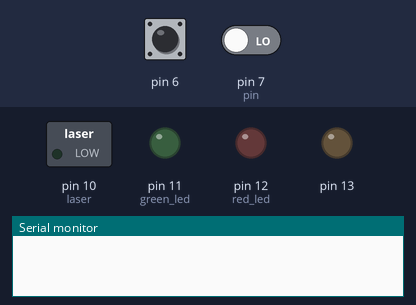
A sketch run on a simulated Arduino Uno, built with avr-gcc and run on an emulated ATmega328P. Shown: switched loads named in the sketch (green lamp = pin HIGH), output pins drawn as LEDs (lit = HIGH), the last lines printed to the serial monitor. The inputs (shaded band) are chosen by the test bench; at power-on: pin 6 HIGH, pin 7 (pin) LOW.

Above: at 0.5 s.
At 4.5 s:
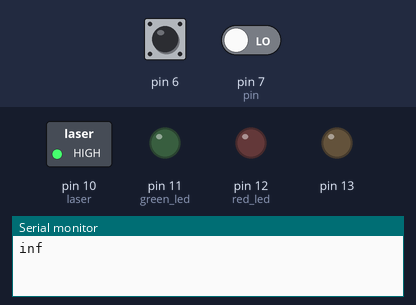
Timing chart, 0 to 6.9 s (numbered marks = the images above):
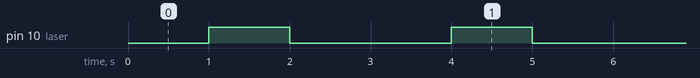

The sketch:

projectile_speed.ino
```cpp
 int pin = 7;
 byte laser = 10;
 byte green_led= 11;
 byte red_led = 12;
 byte sw;
 float sp;
 float duration;

void setup() {
   Serial.begin(9600);
   pinMode(pin, INPUT);
   pinMode(6, INPUT_PULLUP);
   pinMode(laser,OUTPUT);
   pinMode(green_led,OUTPUT);
   pinMode(red_led,OUTPUT);
   pinMode(13,OUTPUT);
}

void loop() {
 digitalWrite(green_led,LOW);
 digitalWrite(red_led,LOW);
 digitalWrite(laser,LOW);
  sw=digitalRead(6);
  /* if(sw==0){
    delay(1000);
    digitalWrite(laser,HIGH);
    delay(100);
    digitalWrite(green_led, HIGH);
    delay(100);
    for(int i=0;i<5;i++){
    duration = pulseIn(pin, HIGH);
    sp= 40000/duration;
    Serial.println(sp);}
    delay(1000);
    digitalWrite(green_led,LOW);
    digitalWrite(red_led ,HIGH);
    Serial.println(sp);  */
    delay(1000);
    digitalWrite(laser,HIGH);
    duration = pulseIn(pin, HIGH);
    sp= 40000/duration;
    Serial.println(sp);
    digitalWrite(laser,LOW);
    delay(1000);
  // }


  //else{sw=digitalRead(6);}
}
```

Measured:
- by itself, pin 10 (laser): alternates HIGH for 1.0 s and LOW for 2.0 s
